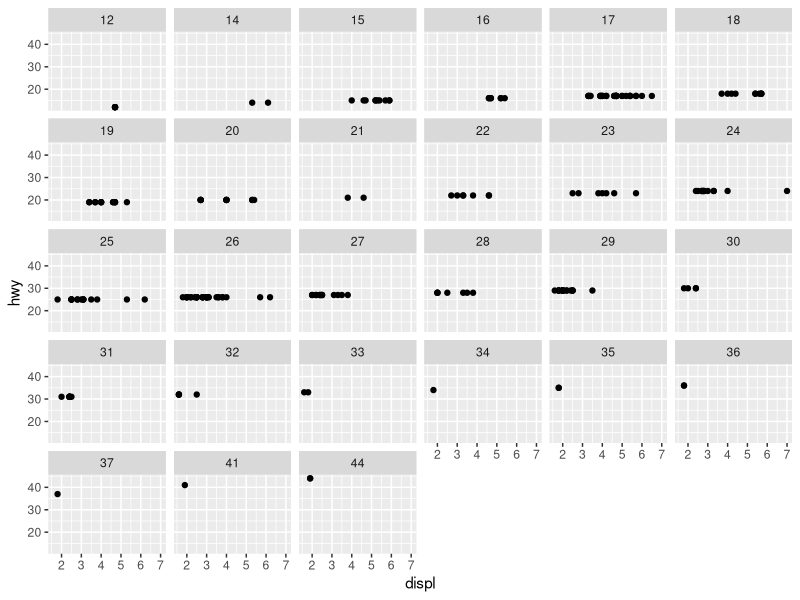
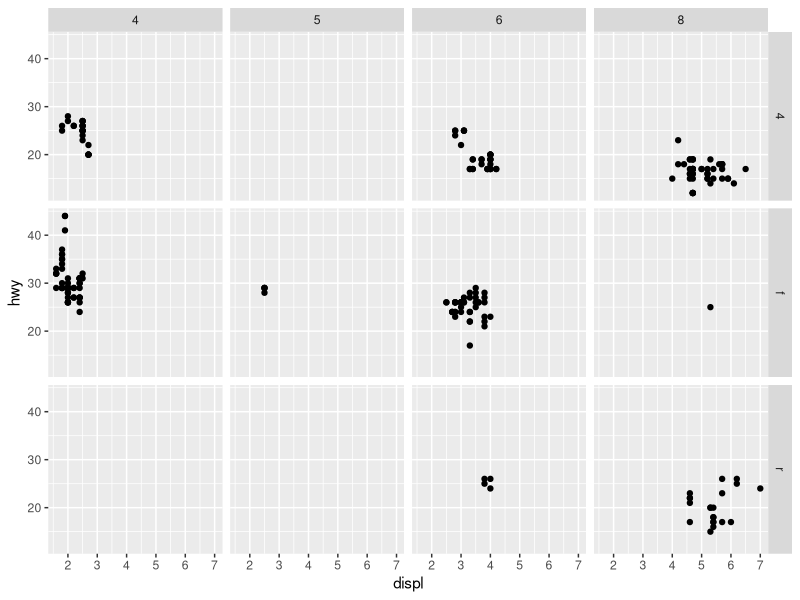
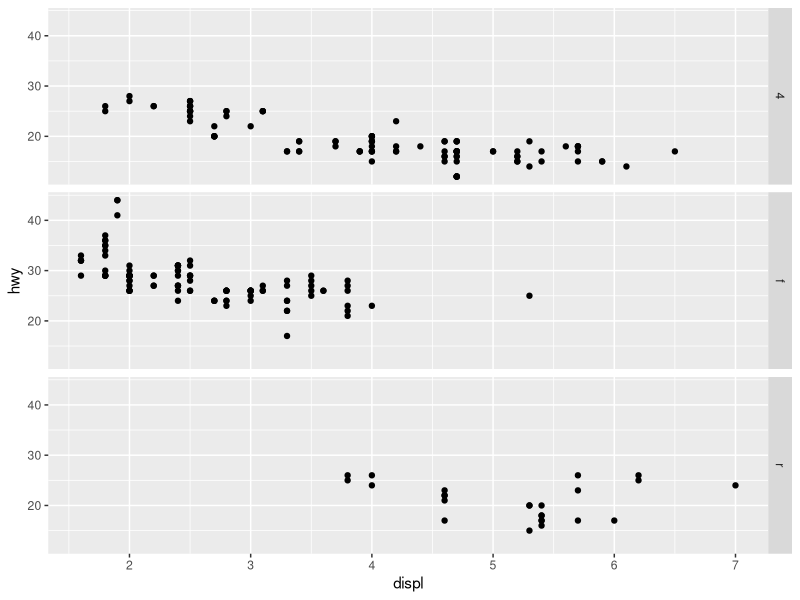
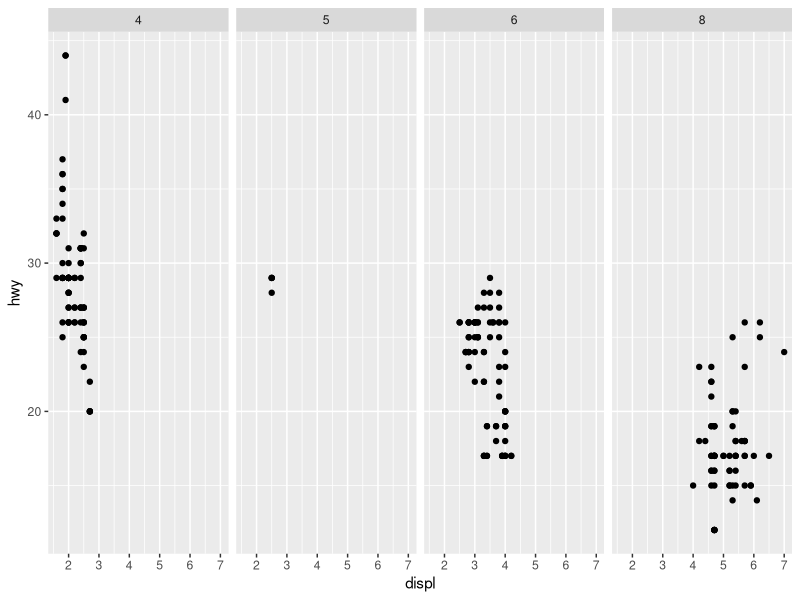
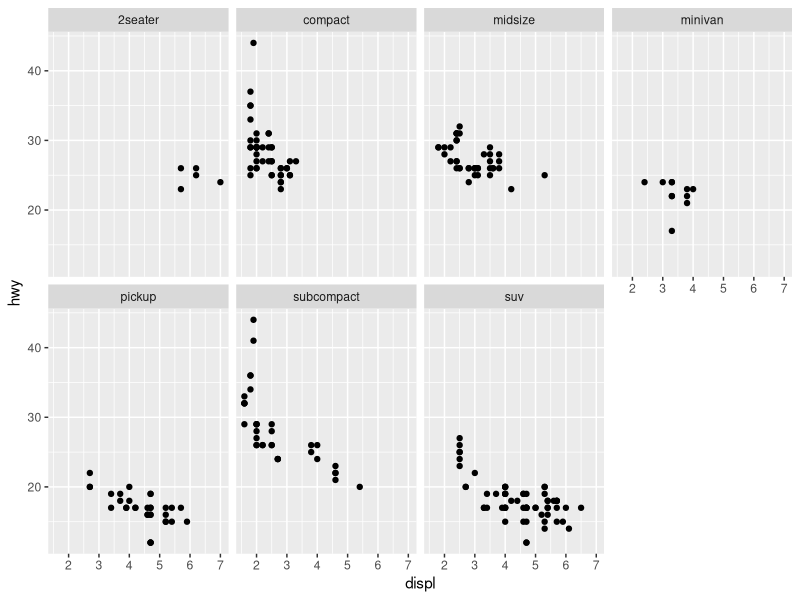

The R source for these figures, in order:
library(ggplot2)

# Implementacion para justifcacion de la respuesta de la pregunta 1
ggplot(mpg) +
  geom_point(aes(x = displ, y = hwy)) +
  facet_wrap(~hwy)

# Pregunta 2
ggplot(mpg) +
  geom_point(aes(x = displ, y = hwy)) +
  facet_grid(drv ~ cyl)

#Pregunta 3
ggplot(mpg) +
  geom_point(mapping = aes(x = displ, y = hwy)) +
  facet_grid(drv ~ .)
ggplot(mpg) +
  geom_point(mapping = aes(x = displ, y = hwy)) +
  facet_grid(. ~ cyl)

#Pregunta 4
ggplot(mpg) +
  geom_point(mapping = aes(x = displ, y = hwy)) +
  facet_wrap(~class, nrow = 2)

#Prgunta 5
?facet_wrap